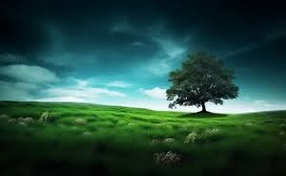
#> input picture 1.jfif, 286 x 176 px, found by its file name
$ python main3.py
#> lines starting #> are read from the running program, lines starting #| are printed output that depends on the picture; after the words box and inside, x2 and y2 are one past the last pixel; in counts of white or black regions, pixels touching at a corner belong together
import cv2

#Grayscaling of an image

image=cv2.imread("E:/Sruthi/Open CV/Lesson 3/1.jfif")
#> image is the input picture: shape (176, 286, 3); mean B, G, R 64.1, 74.6, 37.4
cv2.imshow("Original Image",image)
cv2.waitKey(0)

gray_image=cv2.cvtColor(image,cv2.COLOR_BGR2GRAY)
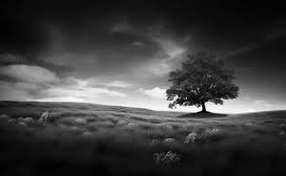
#> gray_image: shape (176, 286); min 1, max 253, mean 62.3
cv2.imshow("Gray Scale Image",gray_image)
cv2.waitKey(0)

# Using averaging of pixels method to grayscale the image
# Without using the library to grayscale the image

img=cv2.imread("E:/Sruthi/Open CV/Lesson 3/1.jfif")
(row,col)=image.shape[0:2]
#> row = 176; col = 286
for i in range(row):
    for j in range(col):
        img[i,j]=sum(img[i,j])*0.33
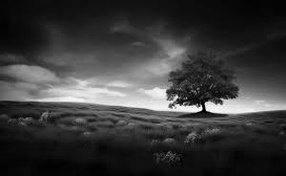
#> img: shape (176, 286, 3); min 0, max 250, mean 57.6

cv2.imshow("GrayScale Image using averaging",img)
cv2.waitKey(0)

#Rotating an image

image=cv2.imread("E:/Sruthi/Open CV/Lesson 3/1.jfif")
(rows,cols)=image.shape[:2]
#> rows = 176; cols = 286

# getRotationMatrix2D creates a matrix needed for transformation.
# We want matrix for rotation w.r.t center to 45 degree without scaling.
M = cv2.getRotationMatrix2D((cols / 2, rows / 2), 45, 1)
res = cv2.warpAffine(image, M, (cols, rows))
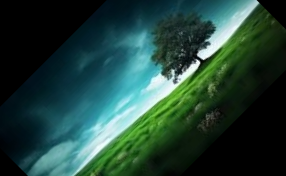
#> res: shape (176, 286, 3); mean B, G, R 57.3, 66.7, 34.7

cv2.imwrite('result.jpg', res)
cv2.imshow("Rotated Image",res)
cv2.waitKey(0)


#Edge Detection

image=cv2.imread("E:/Sruthi/Open CV/Lesson 3/1.jfif")
#uisng Canny edge detection algorithm

edge=cv2.Canny(image,100,200)
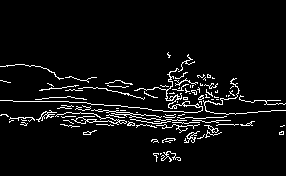
#> edge: shape (176, 286); 5.5% white in thin lines or dots, all inside (x1, y1, x2, y2) = (0, 52, 286, 162)
cv2.imshow("Edge Detection",edge)
cv2.waitKey(0)

#Convert image from one color frame to other
#Convert image from RGB to HSV

image=cv2.imread("E:/Sruthi/Open CV/Lesson 3/1.jfif")
hsvImg=cv2.cvtColor(image,cv2.COLOR_BGR2HSV)
#> hsvImg: shape (176, 286, 3); mean H, S, V 80.2, 169.7, 78.4
cv2.imshow("HSV Image",hsvImg)
cv2.waitKey(0)

cv2.destroyAllWindows()

$ run again, with 2.jfif copied over 1.jfif
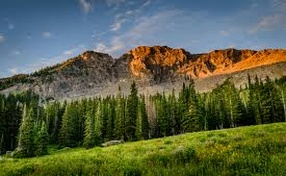
#> input picture 2.jfif, 286 x 176 px, found by its file name
#> image is the input picture: shape (176, 286, 3); mean B, G, R 71.8, 97, 89.4
#> after the loop `for i in range(row):`:
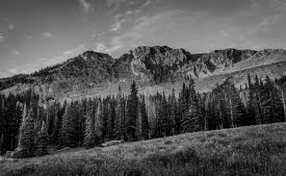
#> img: shape (176, 286, 3); min 0, max 198, mean 84.7
#> `edge=cv2.Canny(image,100,200)`:
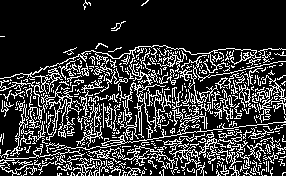
#> edge: shape (176, 286); 21.1% white in thin lines or dots
#> hsvImg: shape (176, 286, 3); mean H, S, V 55.3, 149.2, 112.5

$ run again, with 3.jfif copied over 1.jfif
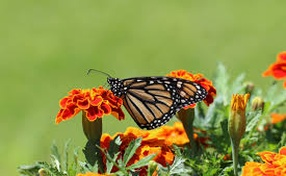
#> input picture 3.jfif, 286 x 176 px, found by its file name
#> image is the input picture: shape (176, 286, 3); mean B, G, R 71.3, 147.5, 142.1
#> after the loop `for i in range(row):`:
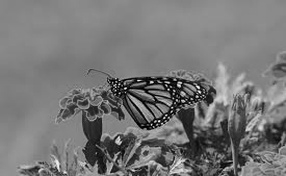
#> img: shape (176, 286, 3); min 0, max 250, mean 118.6
#> `edge=cv2.Canny(image,100,200)`:
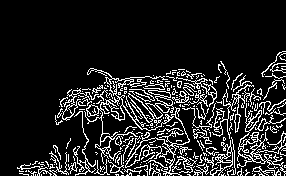
#> edge: shape (176, 286); 13.5% white in thin lines or dots, all inside (x1, y1, x2, y2) = (17, 51, 286, 176)
#> hsvImg: shape (176, 286, 3); mean H, S, V 35.9, 144, 162.3
